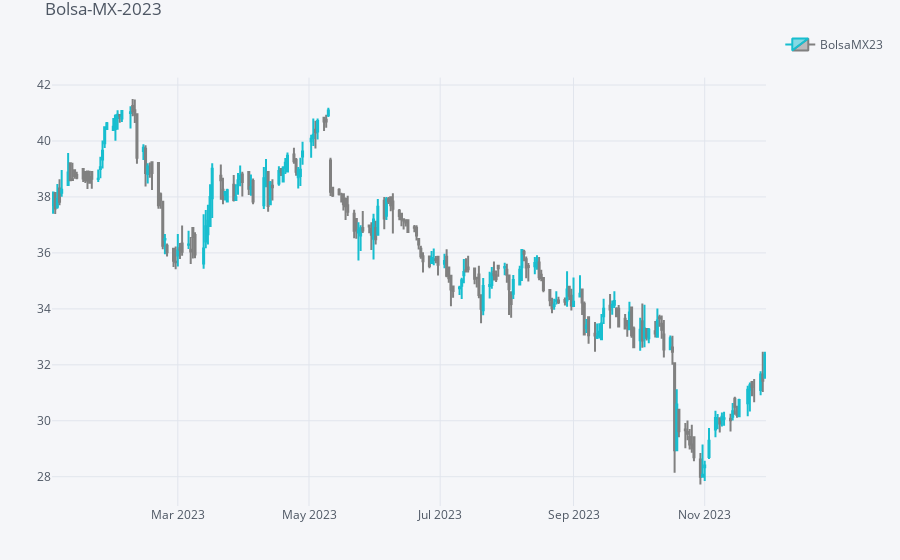

Notebook code cell kept with this figure:
### Code cell
qf.iplot(title="Bolsa-MX-2023", name="BolsaMX23")

### Figure 1 — Plotly figure (JSON) as saved in the notebook; plotly's stock layout.template omitted (floating-point values rounded to 4 significant figures; data arrays with more than 128 entries replaced by an {"elided": "..."} marker saying what was removed)
{"data": [{"close": {"elided": "230 float values"}, "decreasing": {"line": {"color": "#808080"}}, "high": {"elided": "230 float values"}, "increasing": {"line": {"color": "#17BECF"}}, "low": {"elided": "230 float values"}, "name": "BolsaMX23", "open": {"elided": "230 float values"}, "showlegend": true, "type": "candlestick", "x": {"elided": "230 str values"}, "yaxis": "y2"}], "layout": {"legend": {"bgcolor": "#F5F6F9", "font": {"color": "#4D5663"}}, "margin": {"b": 30, "l": 30, "r": 30, "t": 30}, "paper_bgcolor": "#F5F6F9", "plot_bgcolor": "#F5F6F9", "showlegend": true, "title": {"font": {"color": "#4D5663"}, "text": "Bolsa-MX-2023"}, "xaxis": {"anchor": "y2", "gridcolor": "#E1E5ED", "rangeselector": {"bgcolor": "rgba(150, 200, 250, 1)", "buttons": [{"count": 1, "label": "1m", "step": "month", "stepmode": "backward"}, {"count": 1, "label": "1y", "step": "year", "stepmode": "backward"}], "font": {"size": 13}, "visible": false, "x": 0, "y": 0.9}, "rangeslider": {"visible": false}, "showgrid": true, "tickfont": {"color": "#4D5663"}, "title": {"font": {"color": "#4D5663"}, "text": ""}, "zerolinecolor": "#E1E5ED"}, "yaxis": {"gridcolor": "#E1E5ED", "showgrid": true, "showticklabels": false, "tickfont": {"color": "#4D5663"}, "title": {"font": {"color": "#4D5663"}, "text": ""}, "zerolinecolor": "#E1E5ED"}, "yaxis2": {"domain": [0, 0.9], "gridcolor": "#E1E5ED", "showgrid": true, "tickfont": {"color": "#4D5663"}, "title": {"font": {"color": "#4D5663"}, "text": ""}, "zerolinecolor": "#E1E5ED"}}}
